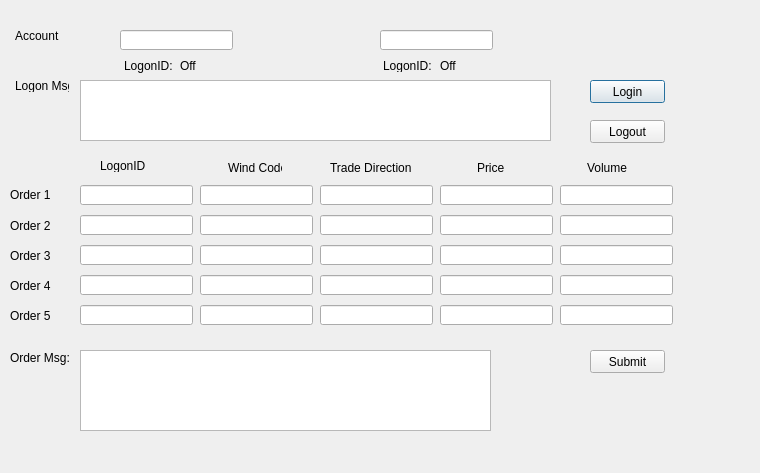
<?xml version="1.0" encoding="UTF-8"?>
<ui version="4.0">
 <class>dialog</class>
 <widget class="QDialog" name="dialog">
  <property name="geometry">
   <rect>
    <x>0</x>
    <y>0</y>
    <width>760</width>
    <height>473</height>
   </rect>
  </property>
  <property name="windowTitle">
   <string>Trading</string>
  </property>
  <widget class="QLineEdit" name="account_label0">
   <property name="geometry">
    <rect>
     <x>120</x>
     <y>30</y>
     <width>113</width>
     <height>20</height>
    </rect>
   </property>
  </widget>
  <widget class="QLineEdit" name="account_label1">
   <property name="geometry">
    <rect>
     <x>380</x>
     <y>30</y>
     <width>113</width>
     <height>20</height>
    </rect>
   </property>
  </widget>
  <widget class="QLabel" name="acount1_label">
   <property name="geometry">
    <rect>
     <x>124</x>
     <y>58</y>
     <width>71</width>
     <height>16</height>
    </rect>
   </property>
   <property name="text">
    <string>LogonID:</string>
   </property>
  </widget>
  <widget class="QLabel" name="account2_label">
   <property name="geometry">
    <rect>
     <x>383</x>
     <y>60</y>
     <width>54</width>
     <height>12</height>
    </rect>
   </property>
   <property name="text">
    <string>LogonID:</string>
   </property>
  </widget>
  <widget class="QPushButton" name="accountLogin">
   <property name="geometry">
    <rect>
     <x>590</x>
     <y>80</y>
     <width>75</width>
     <height>23</height>
    </rect>
   </property>
   <property name="text">
    <string>Login</string>
   </property>
  </widget>
  <widget class="QPushButton" name="quit">
   <property name="geometry">
    <rect>
     <x>590</x>
     <y>120</y>
     <width>75</width>
     <height>23</height>
    </rect>
   </property>
   <property name="text">
    <string>Logout</string>
   </property>
  </widget>
  <widget class="QPushButton" name="torder">
   <property name="geometry">
    <rect>
     <x>590</x>
     <y>350</y>
     <width>75</width>
     <height>23</height>
    </rect>
   </property>
   <property name="text">
    <string>Submit</string>
   </property>
  </widget>
  <widget class="QLineEdit" name="label0_0">
   <property name="geometry">
    <rect>
     <x>80</x>
     <y>185</y>
     <width>113</width>
     <height>20</height>
    </rect>
   </property>
  </widget>
  <widget class="QLineEdit" name="label0_1">
   <property name="geometry">
    <rect>
     <x>200</x>
     <y>185</y>
     <width>113</width>
     <height>20</height>
    </rect>
   </property>
  </widget>
  <widget class="QLineEdit" name="label0_2">
   <property name="geometry">
    <rect>
     <x>320</x>
     <y>185</y>
     <width>113</width>
     <height>20</height>
    </rect>
   </property>
  </widget>
  <widget class="QLineEdit" name="label0_3">
   <property name="geometry">
    <rect>
     <x>440</x>
     <y>185</y>
     <width>113</width>
     <height>20</height>
    </rect>
   </property>
  </widget>
  <widget class="QLineEdit" name="label0_4">
   <property name="geometry">
    <rect>
     <x>560</x>
     <y>185</y>
     <width>113</width>
     <height>20</height>
    </rect>
   </property>
  </widget>
  <widget class="QLineEdit" name="label1_4">
   <property name="geometry">
    <rect>
     <x>560</x>
     <y>215</y>
     <width>113</width>
     <height>20</height>
    </rect>
   </property>
  </widget>
  <widget class="QLineEdit" name="label1_0">
   <property name="geometry">
    <rect>
     <x>80</x>
     <y>215</y>
     <width>113</width>
     <height>20</height>
    </rect>
   </property>
  </widget>
  <widget class="QLineEdit" name="label1_2">
   <property name="geometry">
    <rect>
     <x>320</x>
     <y>215</y>
     <width>113</width>
     <height>20</height>
    </rect>
   </property>
  </widget>
  <widget class="QLineEdit" name="label1_1">
   <property name="geometry">
    <rect>
     <x>200</x>
     <y>215</y>
     <width>113</width>
     <height>20</height>
    </rect>
   </property>
  </widget>
  <widget class="QLineEdit" name="label1_3">
   <property name="geometry">
    <rect>
     <x>440</x>
     <y>215</y>
     <width>113</width>
     <height>20</height>
    </rect>
   </property>
  </widget>
  <widget class="QLineEdit" name="label2_0">
   <property name="geometry">
    <rect>
     <x>80</x>
     <y>245</y>
     <width>113</width>
     <height>20</height>
    </rect>
   </property>
  </widget>
  <widget class="QLineEdit" name="label2_4">
   <property name="geometry">
    <rect>
     <x>560</x>
     <y>245</y>
     <width>113</width>
     <height>20</height>
    </rect>
   </property>
  </widget>
  <widget class="QLineEdit" name="label2_3">
   <property name="geometry">
    <rect>
     <x>440</x>
     <y>245</y>
     <width>113</width>
     <height>20</height>
    </rect>
   </property>
  </widget>
  <widget class="QLineEdit" name="label2_2">
   <property name="geometry">
    <rect>
     <x>320</x>
     <y>245</y>
     <width>113</width>
     <height>20</height>
    </rect>
   </property>
  </widget>
  <widget class="QLineEdit" name="label2_1">
   <property name="geometry">
    <rect>
     <x>200</x>
     <y>245</y>
     <width>113</width>
     <height>20</height>
    </rect>
   </property>
  </widget>
  <widget class="QLineEdit" name="label3_2">
   <property name="geometry">
    <rect>
     <x>320</x>
     <y>275</y>
     <width>113</width>
     <height>20</height>
    </rect>
   </property>
  </widget>
  <widget class="QLineEdit" name="label3_4">
   <property name="geometry">
    <rect>
     <x>560</x>
     <y>275</y>
     <width>113</width>
     <height>20</height>
    </rect>
   </property>
  </widget>
  <widget class="QLineEdit" name="label3_1">
   <property name="geometry">
    <rect>
     <x>200</x>
     <y>275</y>
     <width>113</width>
     <height>20</height>
    </rect>
   </property>
  </widget>
  <widget class="QLineEdit" name="label3_0">
   <property name="geometry">
    <rect>
     <x>80</x>
     <y>275</y>
     <width>113</width>
     <height>20</height>
    </rect>
   </property>
  </widget>
  <widget class="QLineEdit" name="label3_3">
   <property name="geometry">
    <rect>
     <x>440</x>
     <y>275</y>
     <width>113</width>
     <height>20</height>
    </rect>
   </property>
  </widget>
  <widget class="QLineEdit" name="label4_4">
   <property name="geometry">
    <rect>
     <x>560</x>
     <y>305</y>
     <width>113</width>
     <height>20</height>
    </rect>
   </property>
  </widget>
  <widget class="QLineEdit" name="label4_2">
   <property name="geometry">
    <rect>
     <x>320</x>
     <y>305</y>
     <width>113</width>
     <height>20</height>
    </rect>
   </property>
  </widget>
  <widget class="QLineEdit" name="label4_0">
   <property name="geometry">
    <rect>
     <x>80</x>
     <y>305</y>
     <width>113</width>
     <height>20</height>
    </rect>
   </property>
  </widget>
  <widget class="QLineEdit" name="label4_1">
   <property name="geometry">
    <rect>
     <x>200</x>
     <y>305</y>
     <width>113</width>
     <height>20</height>
    </rect>
   </property>
  </widget>
  <widget class="QLineEdit" name="label4_3">
   <property name="geometry">
    <rect>
     <x>440</x>
     <y>305</y>
     <width>113</width>
     <height>20</height>
    </rect>
   </property>
  </widget>
  <widget class="QLabel" name="LogonID_label0">
   <property name="geometry">
    <rect>
     <x>180</x>
     <y>60</y>
     <width>54</width>
     <height>12</height>
    </rect>
   </property>
   <property name="text">
    <string>Off</string>
   </property>
  </widget>
  <widget class="QLabel" name="LogonID_label1">
   <property name="geometry">
    <rect>
     <x>440</x>
     <y>60</y>
     <width>54</width>
     <height>12</height>
    </rect>
   </property>
   <property name="text">
    <string>Off</string>
   </property>
  </widget>
  <widget class="QLabel" name="label">
   <property name="geometry">
    <rect>
     <x>100</x>
     <y>160</y>
     <width>54</width>
     <height>12</height>
    </rect>
   </property>
   <property name="text">
    <string>LogonID</string>
   </property>
  </widget>
  <widget class="QLabel" name="label_2">
   <property name="geometry">
    <rect>
     <x>228</x>
     <y>162</y>
     <width>54</width>
     <height>12</height>
    </rect>
   </property>
   <property name="text">
    <string>Wind Code</string>
   </property>
  </widget>
  <widget class="QLabel" name="label_3">
   <property name="geometry">
    <rect>
     <x>330</x>
     <y>160</y>
     <width>91</width>
     <height>16</height>
    </rect>
   </property>
   <property name="text">
    <string>Trade Direction</string>
   </property>
  </widget>
  <widget class="QLabel" name="label_4">
   <property name="geometry">
    <rect>
     <x>477</x>
     <y>162</y>
     <width>54</width>
     <height>12</height>
    </rect>
   </property>
   <property name="text">
    <string>Price</string>
   </property>
  </widget>
  <widget class="QLabel" name="label_5">
   <property name="geometry">
    <rect>
     <x>587</x>
     <y>162</y>
     <width>54</width>
     <height>12</height>
    </rect>
   </property>
   <property name="text">
    <string>Volume</string>
   </property>
  </widget>
  <widget class="QLabel" name="label_6">
   <property name="geometry">
    <rect>
     <x>10</x>
     <y>189</y>
     <width>54</width>
     <height>12</height>
    </rect>
   </property>
   <property name="text">
    <string>Order 1</string>
   </property>
  </widget>
  <widget class="QLabel" name="label_7">
   <property name="geometry">
    <rect>
     <x>10</x>
     <y>220</y>
     <width>54</width>
     <height>12</height>
    </rect>
   </property>
   <property name="text">
    <string>Order 2</string>
   </property>
  </widget>
  <widget class="QLabel" name="label_8">
   <property name="geometry">
    <rect>
     <x>10</x>
     <y>250</y>
     <width>54</width>
     <height>12</height>
    </rect>
   </property>
   <property name="text">
    <string>Order 3</string>
   </property>
  </widget>
  <widget class="QLabel" name="label_9">
   <property name="geometry">
    <rect>
     <x>10</x>
     <y>280</y>
     <width>54</width>
     <height>12</height>
    </rect>
   </property>
   <property name="text">
    <string>Order 4</string>
   </property>
  </widget>
  <widget class="QLabel" name="label_10">
   <property name="geometry">
    <rect>
     <x>10</x>
     <y>310</y>
     <width>54</width>
     <height>12</height>
    </rect>
   </property>
   <property name="text">
    <string>Order 5</string>
   </property>
  </widget>
  <widget class="QLabel" name="label_11">
   <property name="geometry">
    <rect>
     <x>15</x>
     <y>30</y>
     <width>54</width>
     <height>12</height>
    </rect>
   </property>
   <property name="text">
    <string>Account</string>
   </property>
  </widget>
  <widget class="QLabel" name="logon_msg">
   <property name="geometry">
    <rect>
     <x>15</x>
     <y>80</y>
     <width>54</width>
     <height>12</height>
    </rect>
   </property>
   <property name="text">
    <string>Logon Msg:</string>
   </property>
  </widget>
  <widget class="QTextBrowser" name="logon_msg_browser">
   <property name="geometry">
    <rect>
     <x>80</x>
     <y>80</y>
     <width>471</width>
     <height>61</height>
    </rect>
   </property>
  </widget>
  <widget class="QLabel" name="logon_msg_2">
   <property name="geometry">
    <rect>
     <x>10</x>
     <y>350</y>
     <width>71</width>
     <height>16</height>
    </rect>
   </property>
   <property name="text">
    <string>Order Msg:</string>
   </property>
  </widget>
  <widget class="QTextBrowser" name="order_msg_browser_2">
   <property name="geometry">
    <rect>
     <x>80</x>
     <y>350</y>
     <width>411</width>
     <height>81</height>
    </rect>
   </property>
  </widget>
 </widget>
 <resources/>
 <connections/>
</ui>
